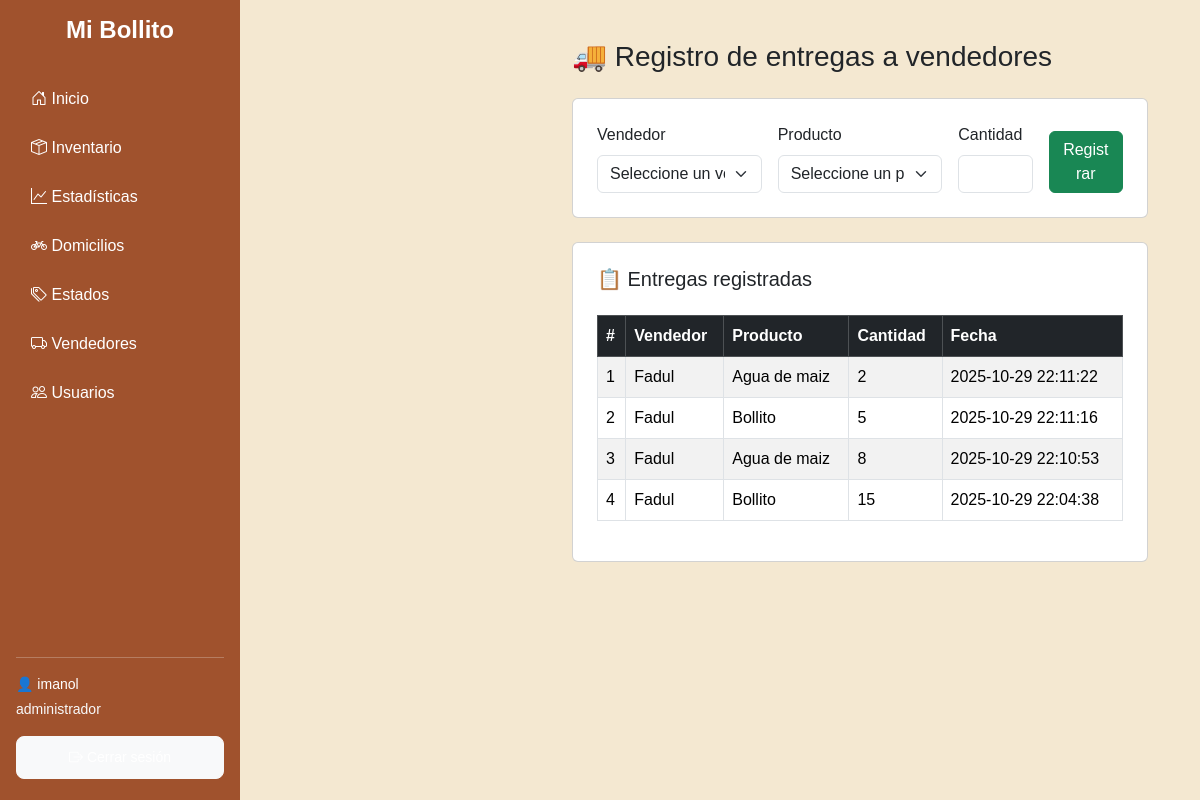
The app's page /vendedores.php (signed in) with its own data.
### tables this page shows
CREATE TABLE `entregas_vendedores` (
  `id_entrega` int(11) NOT NULL,
  `vendedor` varchar(100) NOT NULL,
  `id_vendedor` int(11) NOT NULL,
  `id_producto` int(11) NOT NULL,
  `cantidad` int(11) NOT NULL,
  `fecha_entrega` datetime DEFAULT current_timestamp(),
  `observacion` text DEFAULT NULL
);

CREATE TABLE `vendedores_ambulantes` (
  `id_vendedor` int(11) NOT NULL,
  `nombre` varchar(100) NOT NULL,
  `telefono` varchar(20) DEFAULT NULL,
  `direccion` varchar(150) DEFAULT NULL,
  `fecha_registro` timestamp NOT NULL DEFAULT current_timestamp()
);

CREATE TABLE `productos` (
  `id_producto` int(11) NOT NULL,
  `nombre` varchar(100) NOT NULL,
  `id_categoria` int(11) DEFAULT NULL,
  `descripcion` text DEFAULT NULL,
  `precio` decimal(10,2) NOT NULL,
  `stock` int(11) NOT NULL DEFAULT 0,
  `id_proveedor` int(11) DEFAULT NULL,
  `fecha_registro` timestamp NOT NULL DEFAULT current_timestamp(),
  `stock_actual` int(11) GENERATED ALWAYS AS (`stock`) STORED
);

### vendedores.php (the view, shortened to what this page needs)
<?php
require 'conexion.php';
include 'includes/header.php';
$entregas = $conn->query("
SELECT e.id_entrega, v.nombre AS vendedor, p.nombre AS producto, e.cantidad, e.fecha_entrega
FROM entregas_vendedores e
JOIN vendedores_ambulantes v ON v.id_vendedor = e.id_vendedor
JOIN productos p ON p.id_producto = e.id_producto
ORDER BY e.fecha_entrega DESC
");
?>
<div class="content">
  <div class="container">
    <h3 class="mb-4">🚚 Registro de entregas a vendedores</h3>
    <div class="card p-4 mb-4">
      <form method="POST">
        <div class="row g-3 align-items-end">
          <div class="col-md-4">
            <label class="form-label">Vendedor</label>
            <select name="id_vendedor" class="form-select" required>
              <option value="">Seleccione un vendedor</option>
            </select>
          </div>
          <div class="col-md-4">
            <label class="form-label">Producto</label>
            <select name="id_producto" class="form-select" required>
              <option value="">Seleccione un producto</option>
            </select>
          </div>
          <div class="col-md-2">
            <label class="form-label">Cantidad</label>
            <input type="number" name="cantidad" min="1" class="form-control" required>
          </div>
          <div class="col-md-2">
            <button type="submit" class="btn btn-success w-100">Registrar</button>
          </div>
        </div>
      </form>
    </div>
    <div class="card p-4">
      <h5>📋 Entregas registradas</h5>
      <div class="table-responsive mt-3">
        <table class="table table-bordered table-striped">
          <thead class="table-dark">
            <tr>
              <th>#</th>
              <th>Vendedor</th>
              <th>Producto</th>
              <th>Cantidad</th>
              <th>Fecha</th>
            </tr>
          </thead>
          <tbody>
            <?php if ($entregas->num_rows == 0): ?>
              <tr><td colspan="5" class="text-center">No hay entregas registradas.</td></tr>
            <?php else: $i=1; while($row = $entregas->fetch_assoc()): ?>
              <tr>
                <td><?= $i++ ?></td>
                <td><?= htmlspecialchars($row['vendedor']) ?></td>
                <td><?= htmlspecialchars($row['producto']) ?></td>
                <td><?= $row['cantidad'] ?></td>
                <td><?= $row['fecha_entrega'] ?></td>
              </tr>
            <?php endwhile; endif; ?>
          </tbody>
        </table>
      </div>
    </div>
  </div>
</div>
<?php include 'includes/footer.php'; ?>

### includes/header.php (shortened to what this page needs)
<!DOCTYPE html>
<html lang="es">
<head>
  <link href="https://cdn.jsdelivr.net/npm/bootstrap@5.3.3/dist/css/bootstrap.min.css" rel="stylesheet">
  <link href="https://cdn.jsdelivr.net/npm/bootstrap-icons@1.11.3/font/bootstrap-icons.css" rel="stylesheet">
</head>
<body>
<div class="sidebar">
  <h4>Mi Bollito</h4>
  <a href="panel.php"><i class="bi bi-house-door"></i> Inicio</a>
  <a href="inventario.php"><i class="bi bi-box-seam"></i> Inventario</a>
  <a href="estadisticas.php"><i class="bi bi-graph-up"></i> Estadísticas</a>
  <a href="domicilios.php"><i class="bi bi-bicycle"></i> Domicilios</a>
  <a href="estados.php"><i class="bi bi-tags"></i> Estados</a>
  <?php if ($_SESSION['rol'] === 'administrador'): ?>
    <a href="vendedores.php"><i class="bi bi-truck"></i> Vendedores</a>
    <a href="usuarios.php"><i class="bi bi-people"></i> Usuarios</a>
  <?php endif; ?>
  <div class="mt-auto">
    <hr class="text-light">
    <p class="small mb-1">👤 <?= htmlspecialchars($_SESSION['nombre']) ?></p>
    <p class="small text-light"><?= $_SESSION['rol'] ?></p>
    <a href="logout.php" class="btn btn-light btn-sm w-100 mt-2">
      <i class="bi bi-box-arrow-right"></i> Cerrar sesión
    </a>
  </div>
</div>
<div class="content">

### includes/footer.php (shortened to what this page needs)
</div>
</body>
</html>

### includes/header.php (style rules this page uses)
body { background-color: #f4e8d1; font-family: Arial, sans-serif; margin: 0; display: flex; }
.sidebar { width: 240px; background-color: #a0522d; height: 100vh; color: #fff; position: fixed; top: 0; left: 0; padding: 1rem; display: flex; flex-direction: column; }
.sidebar h4 { font-weight: bold; margin-bottom: 2rem; text-align: center; }
.sidebar a { color: #fff; text-decoration: none; display: block; padding: 10px 15px; border-radius: 8px; margin-bottom: 5px; transition: background 0.2s; }
.content { margin-left: 260px; padding: 20px; flex: 1; }

### records on screen
entregas_vendedores: id_vendedor.nombre "Fadul", id_producto.nombre "Agua de maiz", cantidad "2", fecha_entrega "2025-10-29 22:11:22"
entregas_vendedores: id_vendedor.nombre "Fadul", id_producto.nombre "Bollito", cantidad "5", fecha_entrega "2025-10-29 22:11:16"
entregas_vendedores: id_vendedor.nombre "Fadul", id_producto.nombre "Agua de maiz", cantidad "8", fecha_entrega "2025-10-29 22:10:53"
entregas_vendedores: id_vendedor.nombre "Fadul", id_producto.nombre "Bollito", cantidad "15", fecha_entrega "2025-10-29 22:04:38"

### other values on screen
$_SESSION['nombre'] "imanol"
$_SESSION['rol'] "administrador"
